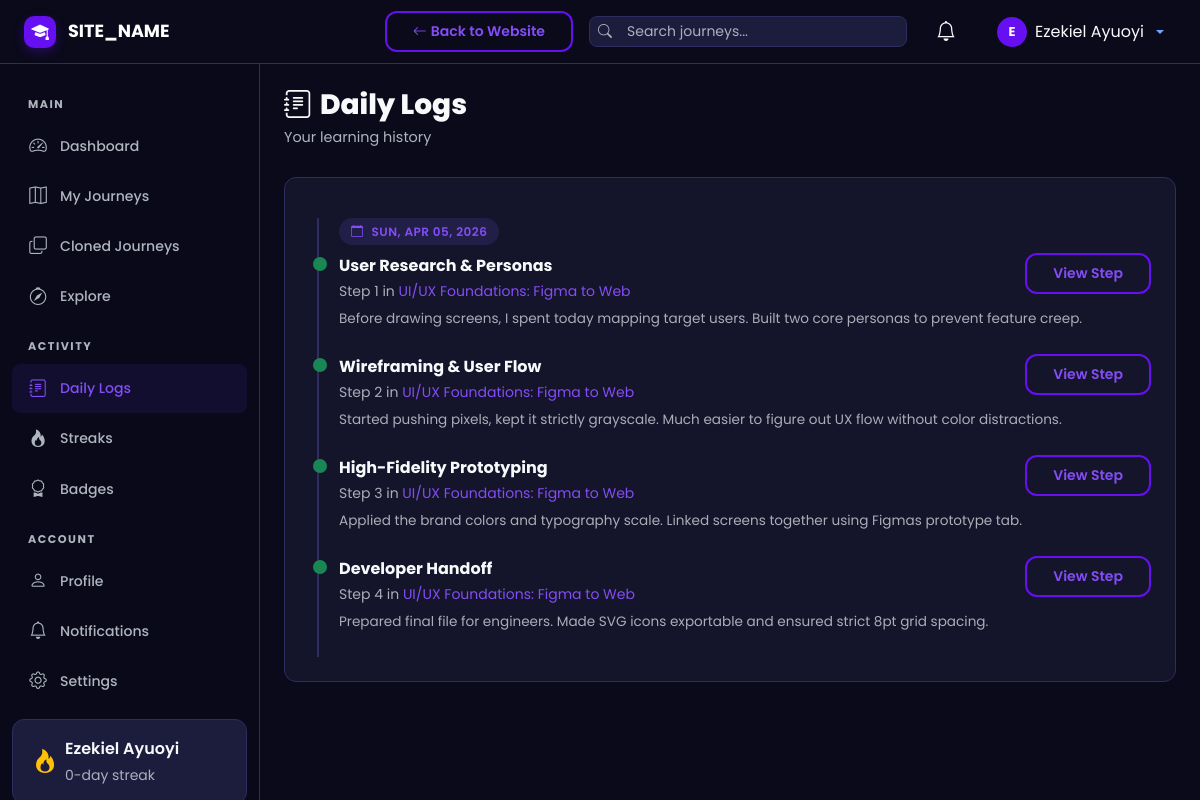
The page /user/logs.php (signed in) on the database as committed earlier.
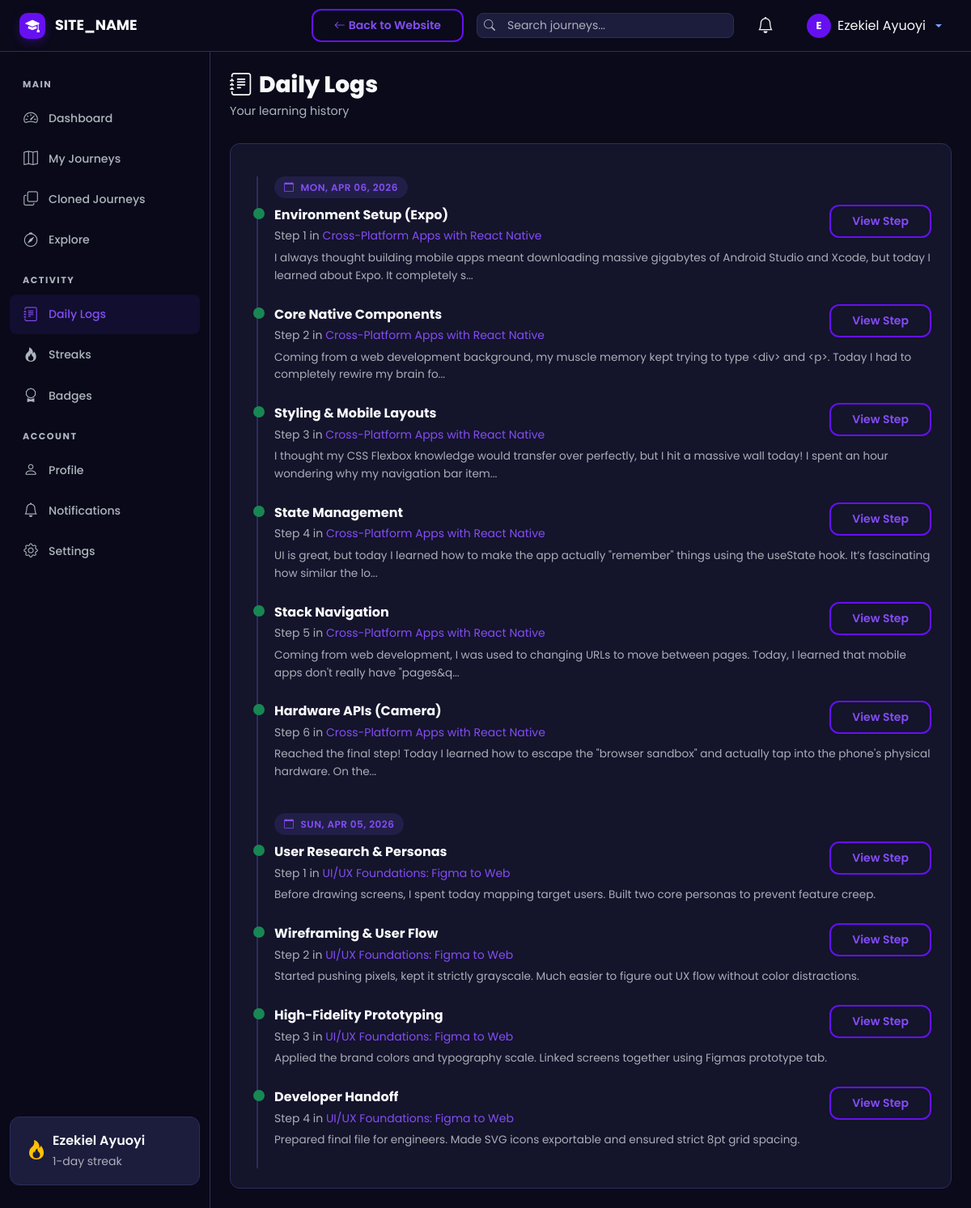
The same page on the database as committed later.
### tables this page shows
CREATE TABLE `daily_logs` (
  `id` int UNSIGNED NOT NULL,
  `step_id` int UNSIGNED NOT NULL,
  `user_id` int UNSIGNED NOT NULL,
  `log_date` date NOT NULL,
  `content` text NOT NULL,
  `code_snippet` text,
  `code_language` varchar(50) DEFAULT NULL,
  `youtube_url` varchar(500) DEFAULT NULL,
  `external_links` json DEFAULT NULL,
  `github_commit_url` varchar(500) DEFAULT NULL,
  `wakatime_minutes` int UNSIGNED DEFAULT NULL,
  `created_at` datetime NOT NULL DEFAULT CURRENT_TIMESTAMP,
  `updated_at` datetime NOT NULL DEFAULT CURRENT_TIMESTAMP ON UPDATE CURRENT_TIMESTAMP
);

CREATE TABLE `steps` (
  `id` int UNSIGNED NOT NULL,
  `journey_id` int UNSIGNED NOT NULL,
  `step_number` int UNSIGNED NOT NULL,
  `title` varchar(255) NOT NULL,
  `description` text,
  `status` enum('pending','in_progress','completed') NOT NULL DEFAULT 'pending',
  `is_draft` tinyint(1) NOT NULL DEFAULT '0',
  `estimated_days` int UNSIGNED DEFAULT NULL,
  `created_at` datetime NOT NULL DEFAULT CURRENT_TIMESTAMP,
  `updated_at` datetime NOT NULL DEFAULT CURRENT_TIMESTAMP ON UPDATE CURRENT_TIMESTAMP
);

CREATE TABLE `journeys` (
  `id` int UNSIGNED NOT NULL,
  `user_id` int UNSIGNED NOT NULL,
  `title` varchar(255) NOT NULL,
  `slug` varchar(255) NOT NULL,
  `description` text,
  `category_id` int UNSIGNED DEFAULT NULL,
  `visibility` enum('public','private') NOT NULL DEFAULT 'public',
  `status` enum('active','completed','archived') NOT NULL DEFAULT 'active',
  `is_featured` tinyint(1) NOT NULL DEFAULT '0',
  `total_steps` int UNSIGNED NOT NULL DEFAULT '0',
  `completed_steps` int UNSIGNED NOT NULL DEFAULT '0',
  `clone_count` int UNSIGNED NOT NULL DEFAULT '0',
  `view_count` int UNSIGNED NOT NULL DEFAULT '0',
  `created_at` datetime NOT NULL DEFAULT CURRENT_TIMESTAMP,
  `updated_at` datetime NOT NULL DEFAULT CURRENT_TIMESTAMP ON UPDATE CURRENT_TIMESTAMP
);

### includes/session.php (called while the page is built, shortened)
<?php
function isLoggedIn(): bool {
    return isset($_SESSION['user_id']);
}
function getCurrentUser(): ?array {
    return [
        'id'        => $_SESSION['user_id'],
        'username'  => $_SESSION['username'],
        'full_name' => $_SESSION['full_name'],
        'email'     => $_SESSION['email'],
        'role'      => $_SESSION['user_role'],
        'avatar'    => $_SESSION['avatar'] ?? 'default-avatar.png',
    ];
}

### includes/helpers.php (called while the page is built, shortened)
<?php
function sanitize(?string $input): string {
    return htmlspecialchars(trim($input), ENT_QUOTES, 'UTF-8');
}
function formatDate(string $date, string $format = 'M d, Y'): string {
    return date($format, strtotime($date));
}
function truncateText(string $text, int $length = 150): string {
    if (mb_strlen($text) <= $length) return $text;
    return mb_substr($text, 0, $length) . '...';
}
function getUserStats(int $userId): array {
    $db = getDB();
    $stmt = $db->prepare("SELECT current_streak, longest_streak FROM users WHERE id = ?");
    $stmt->execute([$userId]);
    $user = $stmt->fetch();
    $stmt = $db->prepare("SELECT COUNT(*) FROM journeys WHERE user_id = ? AND status = 'completed'");
    $stmt->execute([$userId]);
    $completedJourneys = (int)$stmt->fetchColumn();
    $stmt = $db->prepare("SELECT COUNT(*) FROM steps s JOIN journeys j ON s.journey_id = j.id WHERE j.user_id = ? AND s.status = 'completed'");
    $stmt->execute([$userId]);
    $completedSteps = (int)$stmt->fetchColumn();
    $stmt = $db->prepare("SELECT SUM(clone_count) FROM journeys WHERE user_id = ?");
    $stmt->execute([$userId]);
    $totalClones = (int)$stmt->fetchColumn();
    $stmt = $db->prepare("SELECT COUNT(*) FROM aha_votes av JOIN steps s ON av.step_id = s.id JOIN journeys j ON s.journey_id = j.id WHERE j.user_id = ?");
    $stmt->execute([$userId]);
    $totalAha = (int)$stmt->fetchColumn();
    $stmt = $db->prepare("SELECT COUNT(*) FROM journeys WHERE user_id = ?");
    $stmt->execute([$userId]);
    $totalJourneys = (int)$stmt->fetchColumn();
    $stmt = $db->prepare("SELECT COUNT(*) FROM daily_logs WHERE user_id = ?");
    $stmt->execute([$userId]);
    $totalLogs = (int)$stmt->fetchColumn();
    $stmt = $db->prepare("SELECT COUNT(*) FROM step_comments WHERE user_id = ?");
    $stmt->execute([$userId]);
    $totalComments = (int)$stmt->fetchColumn();
    $stmt = $db->prepare("SELECT COUNT(*) FROM aha_votes WHERE user_id = ?");
    $stmt->execute([$userId]);
    $totalAhaGiven = (int)$stmt->fetchColumn();
    return [
        'current_streak'     => $user['current_streak'] ?? 0,
        'longest_streak'     => $user['longest_streak'] ?? 0,
        'completed_journeys' => $completedJourneys,
        'completed_steps'    => $completedSteps,
        'total_clones'       => $totalClones,
        'total_aha_received' => $totalAha,
        'total_aha_given'    => $totalAhaGiven,
        'total_journeys'     => $totalJourneys,
        'total_logs'         => $totalLogs,
        'total_comments_given' => $totalComments,
    ];
}

### user/logs.php (the view, shortened to what the changed rows need)
<?php
require_once __DIR__ . '/../includes/dashboard_header.php';
$db = getDB();
$userId = getCurrentUserId();
$stmt = $db->prepare("SELECT dl.*, s.title AS step_title, s.step_number, j.title AS journey_title, j.id AS journey_id
    FROM daily_logs dl
    JOIN steps s ON dl.step_id = s.id
    JOIN journeys j ON s.journey_id = j.id
    WHERE dl.user_id = ?
    ORDER BY dl.log_date DESC LIMIT 30");
$stmt->execute([$userId]);
$logs = $stmt->fetchAll();
?>
<div class="st-page-header">
    <h1 class="st-page-title"><i class="bi bi-journal-text me-2"></i>Daily Logs</h1>
</div>
<?php if (empty($logs)): ?>
    <div class="st-card">
        <div class="st-empty-state">
            <i class="bi bi-journal d-block"></i>
            <h5>No logs yet</h5>
            <p>Start logging your daily progress on any journey step.</p>
        </div>
    </div>
<?php else: ?>
    <div class="st-card">
        <div class="st-timeline">
            <?php
            $currentDate = '';
            foreach ($logs as $log):
                $logDate = formatDate($log['log_date'], 'D, M d, Y');
                if ($logDate !== $currentDate):
                    $currentDate = $logDate;
            ?>
                <div class="mb-2 mt-3"><span class="st-badge st-badge-primary"><i class="bi bi-calendar me-1"></i><?= $logDate ?></span></div>
            <?php endif; ?>
            <div class="st-timeline-item completed">
                <div class="d-flex justify-content-between align-items-start">
                    <div>
                        <strong><?= sanitize($log['step_title']) ?></strong>
                        <br><small class="text-muted">Step <?= $log['step_number'] ?> in <a href="<?= SITE_URL ?>/journey/view.php?id=<?= $log['journey_id'] ?>"><?= sanitize($log['journey_title']) ?></a></small>
                    </div>
                    <a href="<?= SITE_URL ?>/journey/step.php?id=<?= $log['step_id'] ?>" class="btn btn-sm btn-st-secondary">View Step</a>
                </div>
                <p class="text-muted mt-1 mb-0" style="font-size:0.85rem;"><?= truncateText(sanitize($log['content']), 150) ?></p>
            </div>
            <?php endforeach; ?>
        </div>
    </div>
<?php endif; ?>
<?php require_once __DIR__ . '/../includes/dashboard_footer.php'; ?>

### includes/dashboard_header.php (shortened to what the changed rows need)
<?php
require_once __DIR__ . '/session.php';
require_once __DIR__ . '/helpers.php';
$currentUser = getCurrentUser();
?>
<!DOCTYPE html>
<html lang="en" data-bs-theme="dark">
<head>
    <link href="https://cdn.jsdelivr.net/npm/bootstrap@5.3.3/dist/css/bootstrap.min.css" rel="stylesheet">
    <link href="https://cdn.jsdelivr.net/npm/bootstrap-icons@1.11.3/font/bootstrap-icons.min.css" rel="stylesheet">
    <link href="<?= SITE_URL ?>/assets/css/style.css" rel="stylesheet">
    <link href="<?= SITE_URL ?>/assets/css/dashboard.css" rel="stylesheet">
</head>
<body class="dashboard-body">
<div class="st-wrapper">
    <nav class="st-sidebar" id="sidebar">
        <div class="st-sidebar-inner">
            <?php if ($currentUser['role'] !== 'admin'): ?>
                <?php $userStats = getUserStats($currentUser['id']); ?>
                <div class="st-streak-widget">
                    <div class="d-flex align-items-center">
                        <i class="bi bi-fire text-warning fs-4 me-2"></i>
                        <div>
                            <div class="fw-semibold"><?= sanitize($currentUser['full_name']) ?></div>
                            <small class="text-muted"><?= $userStats['current_streak'] ?>-day streak</small>
                        </div>
                    </div>
                </div>
            <?php endif; ?>
        </div>
    </nav>
    <main class="st-content">
        <div class="container-fluid p-4">

Rows that differ between the two databases and show on the page:
added daily_logs: log_date "MON, APR 06, 2026", step.title "Environment Setup (Expo)", step.step_number "1", journeys.title "Cross-Platform Apps with React Native", content "I always thought building mobile apps meant downloading massive gigabytes of Android Studio and Xcode, but today I learned about Expo. It completely s..."
added daily_logs: step.title "Core Native Components", step.step_number "2", journeys.title "Cross-Platform Apps with React Native", content "Coming from a web development background, my muscle memory kept trying to type <div> and <p>. Today I had to completely rewire my brain fo..."
added daily_logs: step.title "Styling & Mobile Layouts", step.step_number "3", journeys.title "Cross-Platform Apps with React Native", content "I thought my CSS Flexbox knowledge would transfer over perfectly, but I hit a massive wall today! I spent an hour wondering why my navigation bar item..."
added daily_logs: step.title "State Management", step.step_number "4", journeys.title "Cross-Platform Apps with React Native", content "UI is great, but today I learned how to make the app actually \"remember\" things using the useState hook. It’s fascinating how similar the lo..."
added daily_logs: step.title "Stack Navigation", step.step_number "5", journeys.title "Cross-Platform Apps with React Native", content "Coming from web development, I was used to changing URLs to move between pages. Today, I learned that mobile apps don't really have \"pages&q..."
added daily_logs: step.title "Hardware APIs (Camera)", step.step_number "6", journeys.title "Cross-Platform Apps with React Native", content "Reached the final step! Today I learned how to escape the \"browser sandbox\" and actually tap into the phone's physical hardware. On the..."
Other text that changed with them:
$userStats['current_streak']: "0" → "1"
